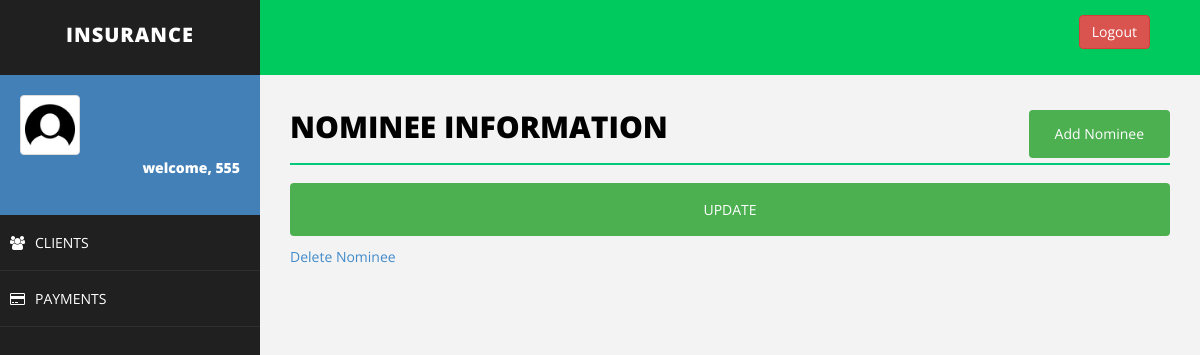
Page /editNominee.php?nominee_id=Ut commodi tempora a (signed in) on the earlier database version.
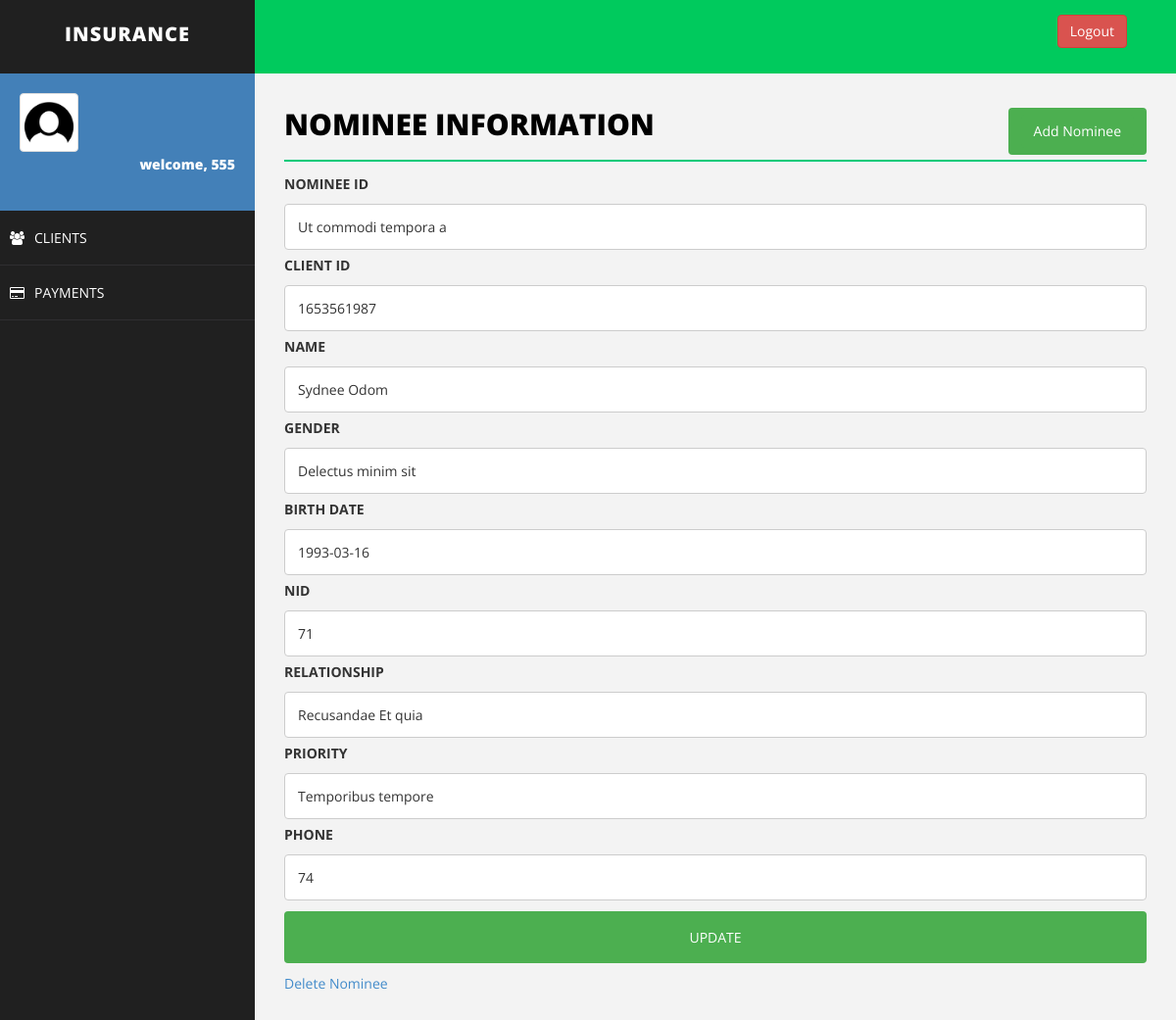
Same page on the later database version.
### tables this page shows
CREATE TABLE `nominee` (
  `nominee_id` varchar(200) NOT NULL,
  `client_id` varchar(100) NOT NULL,
  `name` varchar(50) NOT NULL,
  `sex` varchar(20) NOT NULL,
  `birth_date` varchar(50) NOT NULL,
  `nid` varchar(50) NOT NULL,
  `relationship` varchar(20) NOT NULL,
  `priority` varchar(20) NOT NULL,
  `phone` varchar(50) NOT NULL
);

### editNominee.php (the view, shortened to what this page needs)
<!DOCTYPE html>
<html>
<head>
    <link href="assets/css/bootstrap.css" rel="stylesheet" />
    <link href="assets/css/font-awesome.css" rel="stylesheet" />
    <link href="assets/css/basic.css" rel="stylesheet" />
    <link href="assets/css/custom.css" rel="stylesheet" />
</head>
<body>
<?php include 'header.php';
?>
        <div id="page-wrapper">
                <div class="row">
                    <div class="col-md-12">
                        <h1 class="page-head-line">Nominee Information
						<button class="btn" align="center">
						<a href="addNominee.php" class="btn">Add Nominee</a>
						</button>
						</h1>
                    </div>
                </div>
<?php
   include'connection.php';
	if($_SERVER["REQUEST_METHOD"] == "GET"){
		$nominee_id = $_GET["nominee_id"];
	}
	$sql = "SELECT * from nominee where nominee_id='$nominee_id'";
	$result = $conn->query($sql);
	echo "<div>\n";
	  echo '<form action="updateNominee.php" method="post">';
	while($row = $result->fetch_assoc()) {
		echo "<label for=\"fname\">NOMINEE ID</label>";
	    echo "<input type=\"text\" nominee_id=\"fname\" name=\"nominee_id\" placeholder=\"nominee id..\" value=\"$row[nominee_id]\">";
		echo "<label for=\"fname\">CLIENT ID</label>";
	    echo "<input type=\"text\" nominee_id=\"fname\" name=\"client_id\" placeholder=\"client id..\" value=\"$row[client_id]\">";
		echo "<label for=\"fname\">NAME</label>";
	    echo "<input type=\"text\" nominee_id=\"fname\" name=\"name\" placeholder=\"nominees Name..\" value=\"$row[name]\">";
		echo "<label for=\"fname\">GENDER</label>";
		echo "<input type=\"text\" nominee_id=\"fname\" name=\"sex\" placeholder=\"nominees gender..\" value=\"$row[sex]\">";
		echo "<label for=\"fname\">BIRTH DATE</label>";
		echo "<input type=\"text\" nominee_id=\"fname\" name=\"birth_date\" placeholder=\"nominees Birth Date..\" value=\"$row[birth_date]\">";
		echo "<label for=\"fname\">NID</label>";
		echo "<input type=\"text\" nominee_id=\"fname\" name=\"nid\" placeholder=\"nominees NID..\" value=\"$row[nid]\">";
		echo "<label for=\"fname\">RELATIONSHIP</label>";
		echo "<input type=\"text\" nominee_id=\"fname\" name=\"relationship\" placeholder=\"Relationship With Client..\" value=\"$row[relationship]\">";
		echo "<label for=\"fname\">PRIORITY</label>";
		echo "<input type=\"text\" nominee_id=\"fname\" name=\"priority\" placeholder=\"Priority..\" value=\"$row[priority]\">";
		echo "<label for=\"fname\">PHONE</label>";
		echo "<input type=\"text\" nominee_id=\"fname\" name=\"phone\" placeholder=\"nominees Phone..\" value=\"$row[phone]\">";
    }
	echo "<input type=\"submit\" value=\"UPDATE\">";
	echo "</form>\n";
	echo "<a href='deleteNominee.php?nominee_id=".$nominee_id."'>Delete Nominee</a>";
echo "</div>\n";
?>
        </div>
    </div>
</body>
</html>

Differences in the rows shown:
added nominee: nominee_id "Ut commodi tempora a", client_id "1653561987", name "Sydnee Odom", sex "Delectus minim sit", birth_date "1993-03-16", nid "71", relationship "Recusandae Et quia", priority "Temporibus tempore", phone "74"
